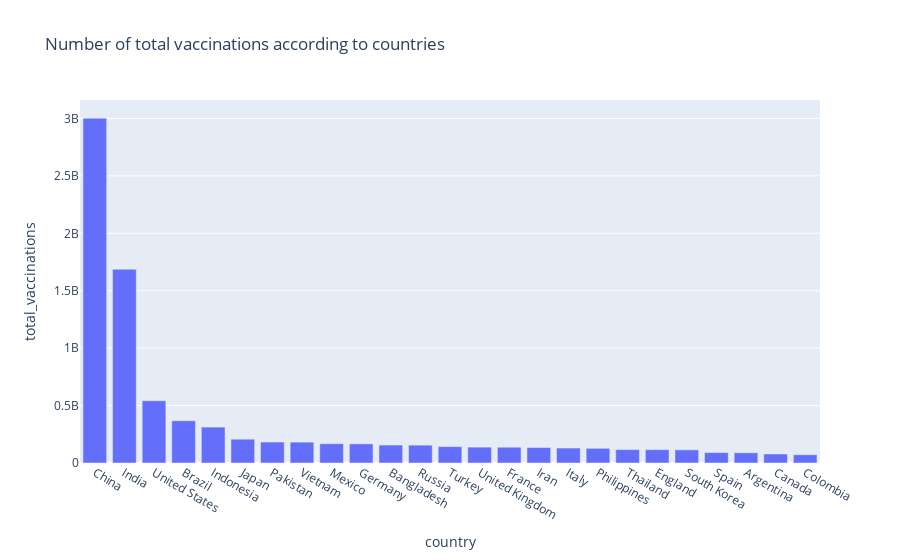

The notebook cell this image was saved under:
### Code cell
data = new_df[['country','total_vaccinations']].nlargest(25,'total_vaccinations')
fig = px.bar(data, x = 'country',y = 'total_vaccinations',title="Number of total vaccinations according to countries",)
fig.show()

### Figure 1 — Plotly figure (JSON) as saved in the notebook; plotly's stock layout.template omitted (floating-point values rounded to 4 significant figures)
{"data": [{"alignmentgroup": "True", "hovertemplate": "country=%{x}<br>total_vaccinations=%{y}<extra></extra>", "legendgroup": "", "marker": {"color": "#636efa"}, "name": "", "offsetgroup": "", "orientation": "v", "showlegend": false, "textposition": "auto", "type": "bar", "x": ["China", "India", "United States", "Brazil", "Indonesia", "Japan", "Pakistan", "Vietnam", "Mexico", "Germany", "Bangladesh", "Russia", "Turkey", "United Kingdom", "France", "Iran", "Italy", "Philippines", "Thailand", "England", "South Korea", "Spain", "Argentina", "Canada", "Colombia"], "xaxis": "x", "y": [3002896000, 1687048487, 541999800, 367778211, 312709071, 207319162, 182396048, 181665411, 167682458, 166438952, 156416604, 155378595, 142735468, 138377561, 137413409, 134449270, 130191455, 127617088, 116666029, 116057139, 114793498, 90715372, 88885124, 78744463, 72153729], "yaxis": "y"}], "layout": {"barmode": "relative", "legend": {"tracegroupgap": 0}, "title": {"text": "Number of total vaccinations according to countries"}, "xaxis": {"anchor": "y", "domain": [0, 1], "title": {"text": "country"}}, "yaxis": {"anchor": "x", "domain": [0, 1], "title": {"text": "total_vaccinations"}}}}
